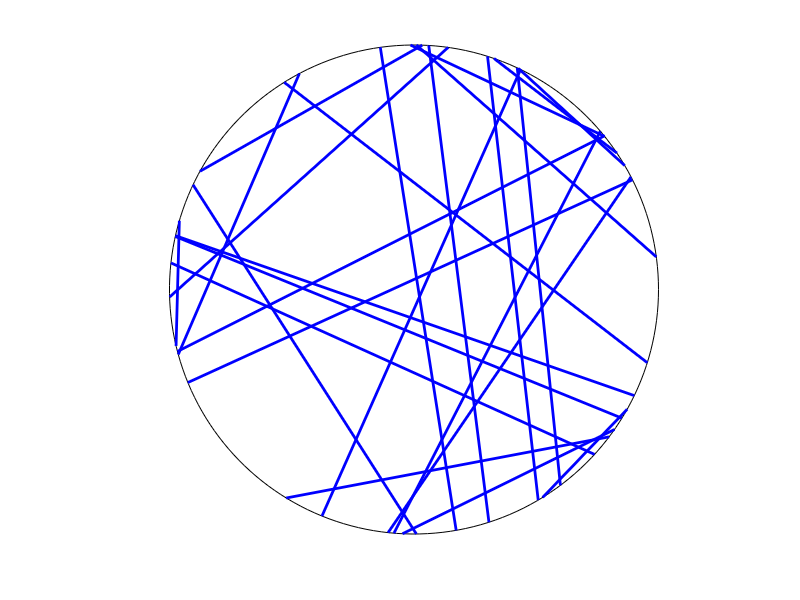

MATLAB code to generate this figure:
% Simulate a uniform Poisson line process on a disk.
% Author: H. Paul Keeler, 2019.

close all; clearvars; clc;

%%%START Parameters START%%%
%Poisson line process parameters
lambda=4; %intensity (ie mean density) of the Poisson line process

%Simulation disk dimensions
xx0=0; yy0=0; %center of disk
r=1; %disk radius
massLine=2*pi*r*lambda; %total measure/mass of the line process
%%%END Parameters END%%%

%%%START Simulate a Poisson line process on a disk START%%%
%Simulate Poisson point process
numbLines=poissrnd(massLine);%Poisson number of lines
theta=2*pi*rand(numbLines,1); %choose angular component uniformly
p=r*rand(numbLines,1); %choose radial component uniformly
q=sqrt(r.^2-p.^2); %distance to circle edge (alonge line)

%calculate trig values
sin_theta=sin(theta);
cos_theta=cos(theta);

%calculate segment endpoints of Poisson line process
xx1=xx0+p.*cos_theta+q.*sin_theta;
yy1=yy0+p.*sin_theta-q.*cos_theta;
xx2=xx0+p.*cos_theta-q.*sin_theta;
yy2=yy0+p.*sin_theta+q.*cos_theta;
%%%END Simulate a Poisson line process on a disk END%%%


%%% START Plotting %%%START
%draw circle
t=linspace(0,2*pi,200);
xp=xx0+r*cos(t); yp=yy0+r*sin(t);
plot(xp,yp,'k');
axis square; hold on;
axis tight;
xticks([]);yticks([]);
set(gca,'Visible','off');

%plot segments of Poisson line process
plot([xx1';xx2'],[yy1';yy2'],'b','LineWidth',2);
%%%END Plotting END%%%
